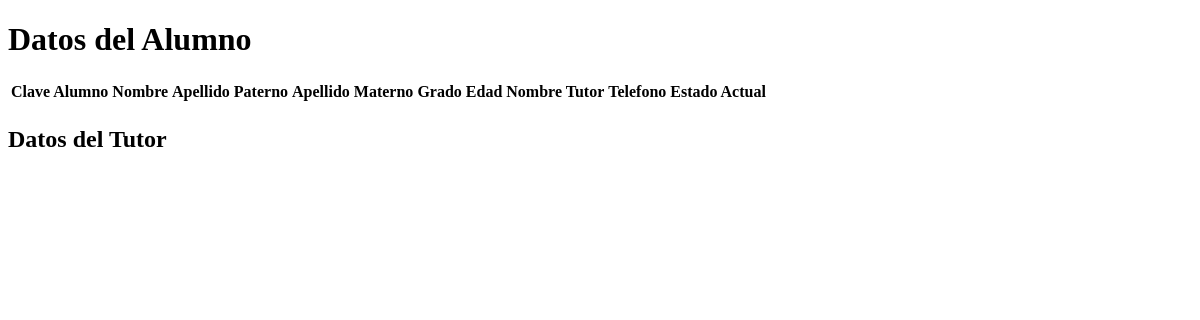
Before: /verAlumnoDatos/101/K1 with the older database file.
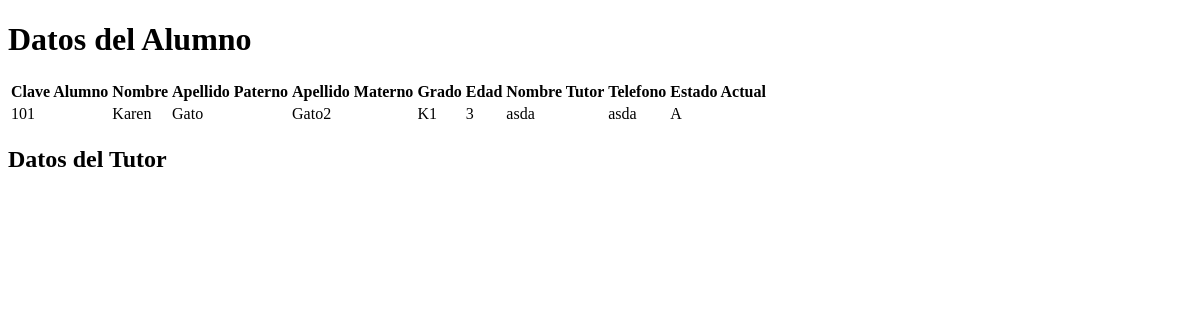
After: the same page with the newer database file.
### tables this page shows
CREATE TABLE estudiante(
    estudiante_ID NUMBER(30) PRIMARY KEY, 
    nombre VARCHAR(20) NOT NULL,
    apellido_pat VARCHAR(20) NOT NULL,
    apellido_mat VARCHAR(20),
    grado VARCHAR(20) NOT NULL,
    edad NUMBER(5) NOT NULL,
    nombre_tutor VARCHAR(50),
    telefono VARCHAR(50),
    dia_registro DATE DEFAULT SYSDATE,
    estado CHAR(2),
    CONSTRAINT estado_ck CHECK(estado IN ('A', 'S', 'B'))
);

### app.py (the view)
@app.route('/verAlumnoDatos/<e_ID>/<grupo>')
def verAlumnoDatos(e_ID,grupo):
    estudiantes = coneccion.consulta_estudiantes_id(e_ID,grupo)
    return render_template('verDatos.html', estu=estudiantes )

### models.py (called while the page is built)
def consulta_estudiantes_id(est_id, grado):
    con = sql.connect("DB/baseConeyotl.db")
    cursor = con.cursor()
    cursor.execute("SELECT * FROM estudiante where estudiante_ID=? and grado=?",(est_id,grado,))
    datos_estudiantes = cursor.fetchall()
    con.commit()
    con.close()
    return datos_estudiantes

### templates/verDatos.html (shortened to what this page needs)
<!DOCTYPE html>
<html lang="es">
<head>
</head>
<body>
    <h1>Datos del Alumno</h1>
    <table>
        <thead>
            <tr>
                <th>Clave Alumno </th>
                <th>Nombre </th>
                <th>Apellido Paterno </th>
                <th>Apellido Materno </th>
                <th>Grado </th>
                <th>Edad </th>
                <th>Nombre Tutor </th>
                <th>Telefono </th>
                <th> Estado Actual </th>
            </tr>
        </thead>
        <tbody>
            <tr>
                {% for i in estu %}
                <td>{{ i.0 }}</td>
                <td>{{ i.1 }}</td>
                <td>{{ i.2 }}</td>
                <td>{{ i.3 }}</td>
                <td>{{ i.4 }}</td>
                <td>{{ i.5 }}</td>
                <td>{{ i.6 }}</td>
                <td>{{ i.7 }}</td>
                <td>{{ i.9 }}</td>
            </tr>
            {% endfor %}
        </tbody>
    </table>
    <h2>Datos del Tutor</h2>
</body>
</html>

Changed rows visible on the page:
added estudiante: estudiante_ID "101", nombre "Karen", apellido_pat "Gato", apellido_mat "Gato2", grado "K1", edad "3", nombre_tutor "asda", telefono "asda", estado "A"
